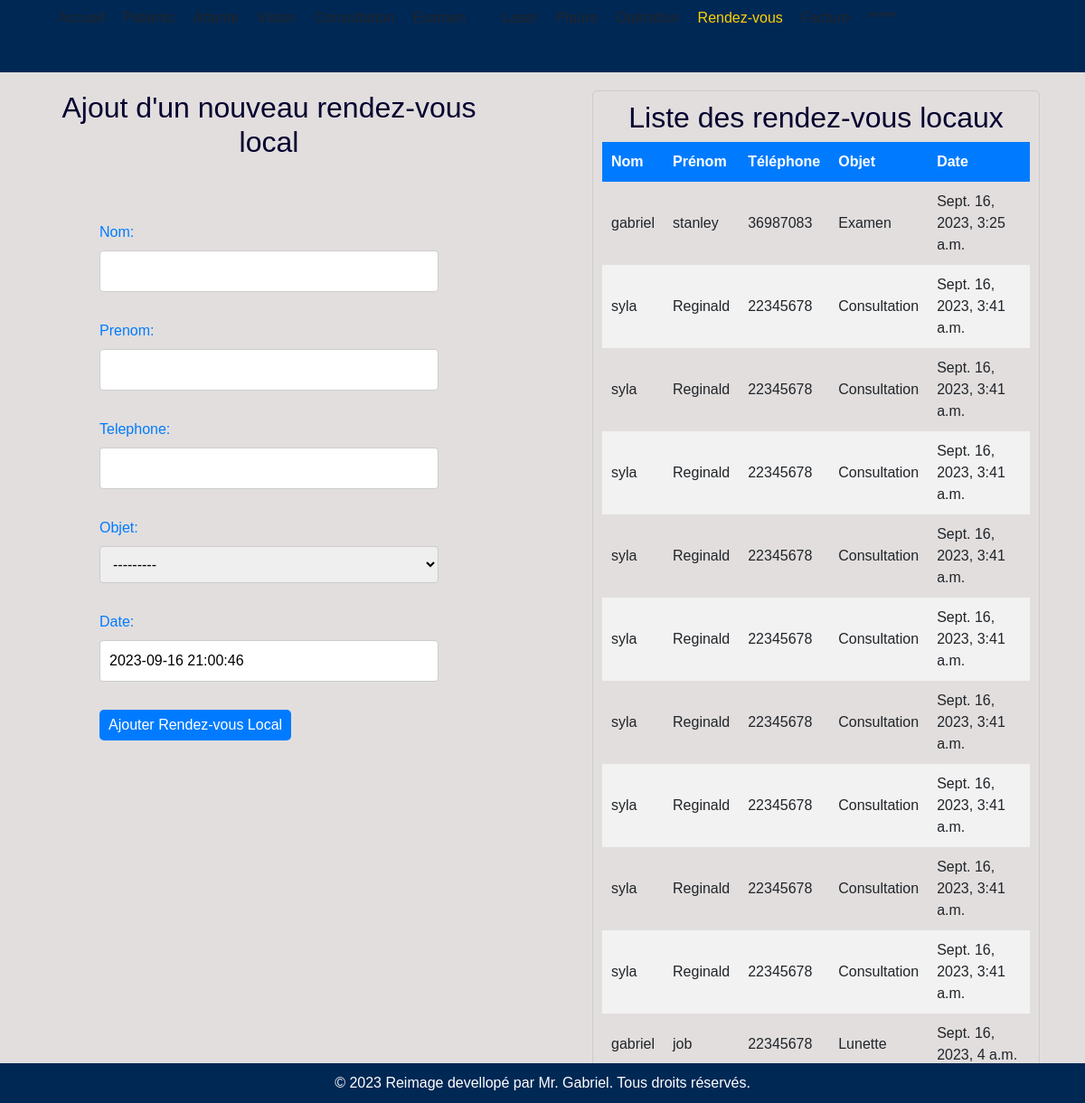
The page /rendez_vous_local/ (signed in) on the database its author committed.
### apphopital/models.py (models this page shows, shortened)
class Rendez_vous_local(models.Model):
    nom = models.CharField(max_length=30)
    prenom = models.CharField(max_length=30)
    telephone = models.CharField(max_length=15)
    OBJET_CHOICES = (
        ('laser', 'Laser'),
        ('consultation', 'Consultation'),
        ('examen', 'Examen'),
        ('operation', 'Operation'),
        ('lunette', 'Lunette'),
        ('piqure', 'Piqure'),
    )
    objet = models.CharField(max_length=25,choices=OBJET_CHOICES )
    date = models.DateTimeField(default=timezone.now)

### apphopital/views.py (the view)
# urls.py: path('rendez_vous_local/', views.rendez_vous_local_view, name='rendez_vous_local_view'),
@login_required
def rendez_vous_local_view(request):
    rendez_vous = Rendez_vous_local.objects.all()  # Récupérez tous les rendez-vous locaux depuis la base de données
    if request.method == 'POST':
        fm = Rendez_vous_localForm(request.POST)
        if fm.is_valid():
            nom = fm.cleaned_data['nom']
            prenom = fm.cleaned_data['prenom']
            telephone = fm.cleaned_data['telephone']
            objet = fm.cleaned_data['objet']
            date = fm.cleaned_data['date']
            nouveau_rendez_vous = Rendez_vous_local(
                nom=nom,
                prenom=prenom,
                telephone=telephone,
                objet=objet,
                date=date
            )
            nouveau_rendez_vous.save()
            fm = Rendez_vous_localForm()
    else:
        fm = Rendez_vous_localForm()
    return render(request, 'rendez_vous_local.html', {'form': fm, 'rendez_vous': rendez_vous})

### apphopital/forms.py
class Rendez_vous_localForm(forms.ModelForm):
    class Meta:
        model = Rendez_vous_local
        fields = ['id', 'nom', 'prenom', 'telephone', 'objet', 'date']

### apphopital/templates/rendez_vous_local.html (shortened to what this page needs)
{% extends 'base.html' %}
{% block content %}
<div style="display: flex; justify-content: space-between;">
    <div style="width: 45%;">
        <h2 style="text-align: center; color: rgb(4, 1, 47);">Ajout d'un nouveau rendez-vous local</h2>
        <form method="post">
            {{ form.as_p }}
            <button type="submit" style="background-color: #007bff; color: #fff; border: none; cursor: pointer; border-radius: 5px; padding: 5px 10px;">Ajouter Rendez-vous Local</button>
        </form>
    </div>
    <div style="width: 45%; border-radius: 5px; border: 1px solid #ccc; padding: 10px;">
        <h2 style="text-align: center; color: rgb(4, 1, 47);">Liste des rendez-vous locaux</h2>
        <table style="width: 100%; border-collapse: collapse;">
            <thead>
                <tr>
                    <th>Nom</th>
                    <th>Prénom</th>
                    <th>Téléphone</th>
                    <th>Objet</th>
                    <th>Date</th>
                </tr>
            </thead>
            <tbody>
                {% for rendez_vous in rendez_vous %}
                    <tr>
                        <td>{{ rendez_vous.nom }}</td>
                        <td>{{ rendez_vous.prenom }}</td>
                        <td>{{ rendez_vous.telephone }}</td>
                        <td>{{ rendez_vous.get_objet_display }}</td>
                        <td>{{ rendez_vous.date }}</td>
                    </tr>
                {% empty %}
                    <tr>
                        <td colspan="5">Aucun rendez-vous local disponible.</td>
                    </tr>
                {% endfor %}
            </tbody>
        </table>
    </div>
</div>
{% endblock %}

### apphopital/templates/base.html (shortened to what this page needs)
{% load static %}
<!DOCTYPE html>
<html lang="fr">
<head>
    <link href="https://cdn.jsdelivr.net/npm/bootstrap@5.7.0/dist/css/bootstrap.min.css" rel="stylesheet">
    <link rel="stylesheet" href="{% static '/style.css' %}">
</head>
<body>
<nav class="navbar">
    <div class="container-fluid">
            <ul class="menu-items">
                <li class="nav-item">
                    <a class="nav-link {% if request.path == '/acceuil/' %}active{% endif %}" href="{% url 'acceuil' %}">Accueil</a>
                </li>
                {% if user.is_authenticated %}
                <li class="nav-item">
                  <a class="nav-link {% if request.path == '/patient/' %}active{% endif %}" href="{% url 'patient_view' %}">Patients</a>
              </li>
                <li class="nav-item">
                <a class="nav-link {% if request.path == '/attente/' %}active{% endif %}" href="{% url 'attente_view' %}">Attente</a>
                  </li>
                <li class="nav-item">
              <a class="nav-link {% if request.path == '/vision/' %}active{% endif %}" href="{% url 'vision_view' %}">Vision</a>
              </li>
              <li class="nav-item">
            <a class="nav-link {% if request.path == '/consultation/' %}active{% endif %}" href="{% url 'consultation_view' %}">Consultation</a>
            </li>
            <li class="nav-item">
          <a class="nav-link {% if request.path == '/examen/' %}active{% endif %}" href="{% url 'examen_view' %}">Examen</a>
            </li>
              <li class="nav-item">
                    <li class="nav-item">
                        <a class="nav-link {% if request.path == '/laser/' %}active{% endif %}" href="{% url 'laser_view' %}">Laser</a>
                    </li>
                    <li class="nav-item">
                      <a class="nav-link {% if request.path == '/piqure/' %}active{% endif %}" href="{% url 'piqure_view' %}">Piqûre</a>
                  </li>
                    <li class="nav-item">
                        <a class="nav-link {% if request.path == '/operation/' %}active{% endif %}" href="{% url 'operation_view' %}">Opération</a>
                    </li>
                    <li class="nav-item">
                        <a class="nav-link {% if request.path == '/rendez_vous_local/' %}active{% endif %}" href="{% url 'rendez_vous_local_view' %}">Rendez-vous</a>
                    </li>
                    <li class="nav-item">
                        <a class="nav-link {% if request.path == '/facture/' %}active{% endif %}" href="{% url 'facture_view' %}">Facture</a>
                    </li>
                    <li class="nav-item">
                        <a class="nav-link" href="{% url 'logout' %}">*****</a>
                    </li>
                {% endif %}
            </ul>
        </div>
</nav>
<div class="container">
    {% block content %}
    {% endblock %}
</div>
<footer>
    © 2023 Reimage devellopé par Mr. Gabriel. Tous droits réservés.
</footer>
</body>
</html>

### apphopital/static/style.css (style rules this page uses)
body { font-family: Arial, sans-serif; background-color: #d9d4d4c2; margin: 0; padding: 0; }
form { padding: 60px; }
label { display: block; margin-bottom: 8px; color: #007BFF; }
input[type="text"], input[type="date"], select, textarea { width: 100%; padding: 10px; border: 1px solid #ccc; border-radius: 4px; margin-bottom: 15px; }
::placeholder { color: #1b1a1a; }
button[type="submit"] { background-color: #007BFF; color: white; border: none; padding: 10px 20px; border-radius: 4px; cursor: pointer; transition: background-color 0.3s ease; }
table { width: 50%; border-collapse: collapse; padding: 60px; }
th, td { padding: 10px; text-align: left; }
thead { background-color: #007BFF; color: white; }
tbody tr:nth-child(even) { background-color: #f2f2f2; }

### apphopital/templates/base.html (style rules this page uses)
body { opacity: 0; transition: opacity 1s; }
nav { background-color: #002855; display: flex; justify-content: center; align-items: center; height: 80px; }
nav ul { list-style-type: none; display: flex; justify-content: center; align-items: center; }
nav li { display: inline; margin-right: 20px; }
nav a { text-decoration: none; color: white; font-weight: bold; font-size: 16px; transition: none; }
.active { border-bottom: none; color: #FCD200; }
.container { padding: 20px; }
footer { background-color: #002855; color: white; text-align: center; padding: 10px 0; position: fixed; bottom: 0; width: 100%; }
.navbar { display: block; }

### rows shown on the page
Rendez_vous_local: nom "gabriel", prenom "stanley", telephone "36987083", objet "Examen", date "Sept. 16, 2023, 3:25 a.m."
Rendez_vous_local: nom "syla", prenom "Reginald", telephone "22345678", objet "Consultation", date "Sept. 16, 2023, 3:41 a.m."
Rendez_vous_local: nom "syla", prenom "Reginald", telephone "22345678", objet "Consultation", date "Sept. 16, 2023, 3:41 a.m."
Rendez_vous_local: nom "syla", prenom "Reginald", telephone "22345678", objet "Consultation", date "Sept. 16, 2023, 3:41 a.m."
Rendez_vous_local: nom "syla", prenom "Reginald", telephone "22345678", objet "Consultation", date "Sept. 16, 2023, 3:41 a.m."
Rendez_vous_local: nom "syla", prenom "Reginald", telephone "22345678", objet "Consultation", date "Sept. 16, 2023, 3:41 a.m."
Rendez_vous_local: nom "syla", prenom "Reginald", telephone "22345678", objet "Consultation", date "Sept. 16, 2023, 3:41 a.m."
Rendez_vous_local: nom "syla", prenom "Reginald", telephone "22345678", objet "Consultation", date "Sept. 16, 2023, 3:41 a.m."
Rendez_vous_local: nom "syla", prenom "Reginald", telephone "22345678", objet "Consultation", date "Sept. 16, 2023, 3:41 a.m."
Rendez_vous_local: nom "syla", prenom "Reginald", telephone "22345678", objet "Consultation", date "Sept. 16, 2023, 3:41 a.m."
Rendez_vous_local: nom "gabriel", prenom "job", telephone "22345678", objet "Lunette", date "Sept. 16, 2023, 4 a.m."
